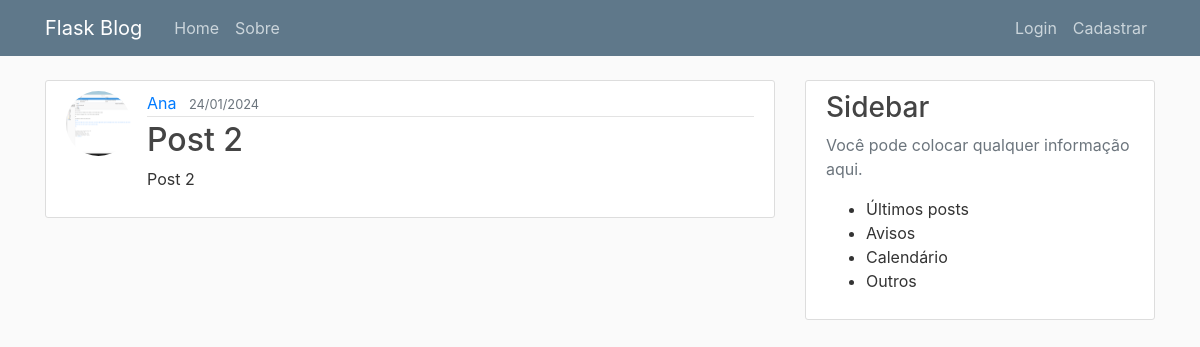
Screenshot of /post/2 with the database file from the repository.
### flaskblog/models.py (models this page shows, shortened)
class User(db.Model, UserMixin):
    id = db.Column(db.Integer, primary_key=True)
    username = db.Column(db.String(20), unique=True, nullable=False)
    email = db.Column(db.String(120), unique=True, nullable=False)
    image_file = db.Column(db.String(20), nullable=False, default='default.jpg')
    password = db.Column(db.String(60), nullable=False)
    posts = db.relationship('Post', backref='author', lazy=True)

class Post(db.Model):
    id = db.Column(db.Integer, primary_key=True)
    title = db.Column(db.String(100), nullable=False)
    date_posted = db.Column(db.DateTime, nullable=False, default=datetime.utcnow)
    content = db.Column(db.Text, nullable=False)
    user_id = db.Column(db.Integer, db.ForeignKey('user.id'), nullable=False)

### flaskblog/routes.py (the view)
@app.route("/post/<int:post_id>")
def post(post_id):
    post = Post.query.get_or_404(post_id)
    return render_template('post.html', title=post.title, post=post)

### flaskblog/templates/post.html (shortened to what this page needs)
{% extends 'layout.html' %}
{% block content %}
    <article class="media content-section">
        <img class="rounded-circle article-img" src="{{ url_for('static', filename='profile_pics/' + post.author.image_file) }}">
        <div class="media-body">
            <div class="article-metadata">
                <a class="mr-2" href="#">{{ post.author.username }}</a>
                <small class="text-muted">{{ post.date_posted.strftime('%d/%m/%Y') }}</small>
            </div>
            <h2 class="article-title">{{ post.title }}</h2>
            <p class="article-content">{{ post.content }}</p>
        </div>
    </article>
{% endblock content %}

### flaskblog/static/main.css (style rules this page uses)
body { background: #fafafa; color: #333333; margin-top: 5rem; }
h1, h2, h3, h4, h5, h6 { color: #444444; }
.content-section { background: #ffffff; padding: 10px 20px; border: 1px solid #dddddd; border-radius: 3px; margin-bottom: 20px; }
.article-title { color: #444444; }
.article-content { white-space: pre-line; }
.article-img { height: 65px; width: 65px; margin-right: 16px; }
.article-metadata { padding-bottom: 1px; margin-bottom: 4px; border-bottom: 1px solid #e3e3e3 }

### rows the page displays
User: image_file (picture), author.username "Ana"
Post: date_posted "24/01/2024", title "Post 2", content "Post 2"
